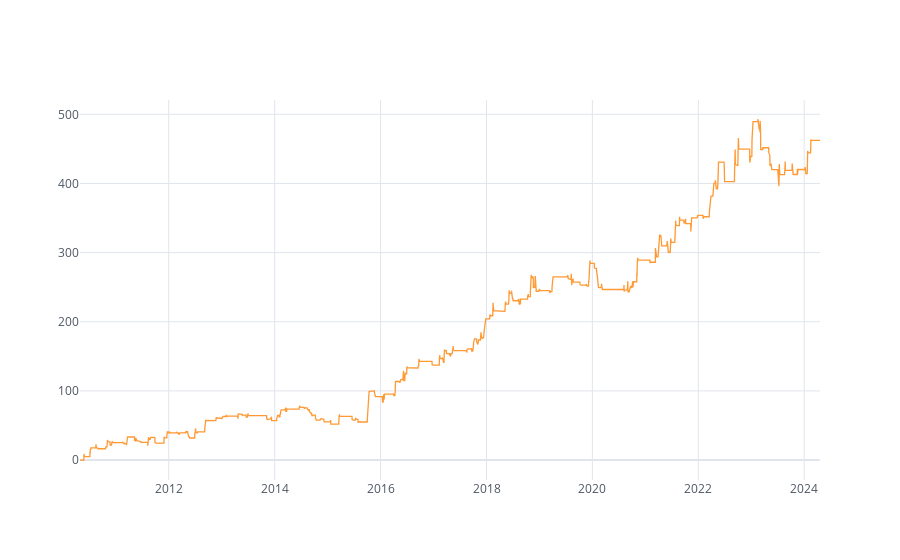

The code cell stored with this chart in its notebook:
### Code cell
M.long_account_curve.iplot()

### Figure 1 — Plotly figure (JSON) as saved in the notebook; plotly's stock layout.template omitted (floating-point values rounded to 4 significant figures; data arrays with more than 128 entries replaced by an {"elided": "..."} marker saying what was removed)
{"data": [{"line": {"color": "rgba(255, 153, 51, 1.0)", "dash": "solid", "shape": "linear", "width": 1.3}, "mode": "lines", "name": "None", "text": "", "x": {"elided": "3518 str values"}, "y": {"elided": "3518 float values"}, "type": "scatter"}], "layout": {"legend": {"bgcolor": "#FFFFFF", "font": {"color": "#4D5663"}}, "paper_bgcolor": "#FFFFFF", "plot_bgcolor": "#FFFFFF", "title": {"font": {"color": "#4D5663"}}, "xaxis": {"gridcolor": "#E1E5ED", "showgrid": true, "tickfont": {"color": "#4D5663"}, "title": {"font": {"color": "#4D5663"}, "text": ""}, "zerolinecolor": "#E1E5ED"}, "yaxis": {"gridcolor": "#E1E5ED", "showgrid": true, "tickfont": {"color": "#4D5663"}, "title": {"font": {"color": "#4D5663"}, "text": ""}, "zerolinecolor": "#E1E5ED"}}}
